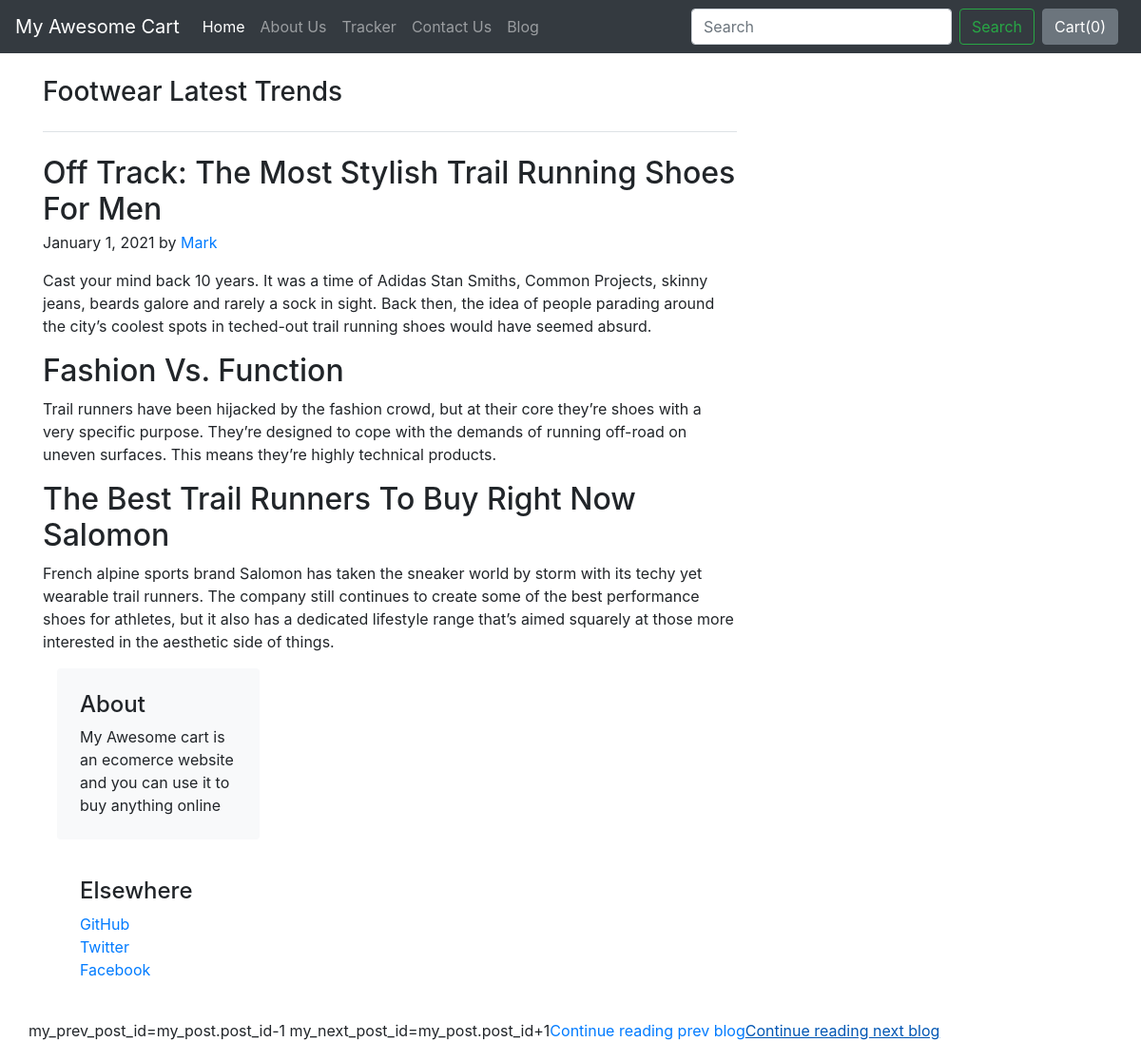
Page /blog/blogpost/5/ on the committed database.
### blog/models.py (models this page shows)
class Blogpost(models.Model):
    post_id=models.AutoField(primary_key=True)
    title=models.CharField(max_length=30)
    head0=models.CharField(max_length=500,default='')
    chead0=models.CharField(max_length=5000,default='')
    head1=models.CharField(max_length=500,default='')
    chead1=models.CharField(max_length=500,default='')
    head2=models.CharField(max_length=500,default='')
    chead2=models.CharField(max_length=500,default='')
    desc=models.CharField(max_length=300)
    pub_date=models.DateField()
    thumbnail=models.ImageField(upload_to='shop/images',default="")
    def __str__(self):
        return self.title

### blog/views.py (the view)
# urls.py: path('',views.index,name='blogpost'),
def blogpost(request,id):
    my_post=Blogpost.objects.all()
    post=Blogpost.objects.filter(post_id = id)[0]
    print(post)
    return render(request,'blog/blogpost.html',{'post':post,'my_post':my_post})

### blog/templates/blog/blogpost.html (shortened to what this page needs)
{% extends 'blog/basic.html' %}
{% block body %}
<div class="container">
<div class="row g-5 mt-4" >
    <div class="col-md-8">
      <h3 class="pb-4 mb-4 fst-italic border-bottom">
        {{post.title}}
      </h3>
      <article class="blog-post">
        <h2 class="blog-post-title mb-1">{{post.head0}}</h2>
        <p class="blog-post-meta">January 1, 2021 by <a href="#">Mark</a></p>
        <p>{{post.chead0}}</p>
        <h2>{{post.head1}}</h2>
        <p>{{post.chead1}}</p>
        <h2>{{post.head2}}</h2>
        <p>{{post.chead2}}</p>
    </article>
    <div class="col-md-4">
      <div class="position-sticky" style="top: 2rem;">
        <div class="p-4 mb-3 bg-light rounded">
          <h4 class="fst-italic">About</h4>
          <p class="mb-0">My Awesome cart is an ecomerce website and you can use it to buy anything online</p>
        </div>
        <div class="p-4">
          <h4 class="fst-italic">Elsewhere</h4>
          <ol class="list-unstyled">
            <li><a href="#">GitHub</a></li>
            <li><a href="#">Twitter</a></li>
            <li><a href="#">Facebook</a></li>
          </ol>
        </div>
      </div>
    </div>
  </div>
  my_prev_post_id=my_post.post_id-1
  my_next_post_id=my_post.post_id+1
  <a href="{{my_prev_post_id}}" class="stretched-link">Continue reading prev blog</a>
  <a href="{{my_next_post_id}}" class="stretched-link">Continue reading next blog</a>
</div>
{% endblock %}

### rows in the picture
Blogpost: title "Footwear Latest Trends", head0 "Off Track: The Most Stylish Trail Running Shoes For Men", chead0 "Cast your mind back 10 years. It was a time of Adidas Stan Smiths, Common Projects, skinny jeans, beards galore and rarely a sock in sight. Back then, the idea of people parading around the city’s coolest spots in teched-out trail running shoes would have seemed absurd.", head1 "Fashion Vs. Function", chead1 "Trail runners have been hijacked by the fashion crowd, but at their core they’re shoes with a very specific purpose. They’re designed to cope with the demands of running off-road on uneven surfaces. This means they’re highly technical products.", head2 "The Best Trail Runners To Buy Right Now Salomon", chead2 "French alpine sports brand Salomon has taken the sneaker world by storm with its techy yet wearable trail runners. The company still continues to create some of the best performance shoes for athletes, but it also has a dedicated lifestyle range that’s aimed squarely at those more interested in the aesthetic side of things."
